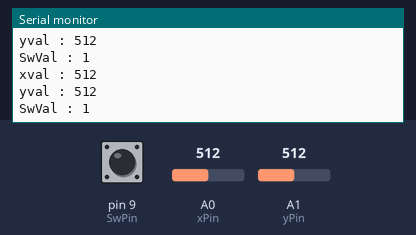
This sketch was run on a simulated Arduino Uno, built with avr-gcc and run on an emulated ATmega328P. On the bench: the last lines printed to the serial monitor. The test bench sets the inputs (shaded band); at power-on: A0 (xPin) = 512, A1 (yPin) = 512, pin 9 (SwPin) HIGH.

Above: at 1.8 s.
1.9 s: A0 (xPin) set to 716
At 2.8 s:
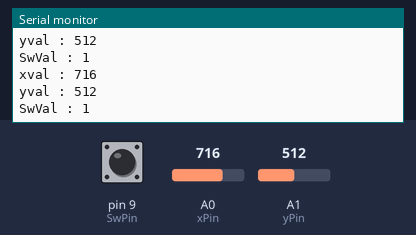
3.4 s: A1 (yPin) set to 716
At 4.7 s:
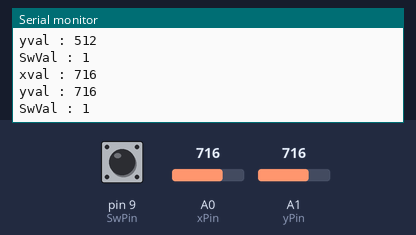
4.9 s: pin 9 (SwPin) pulled LOW for 1.2 s
At 5.6 s:
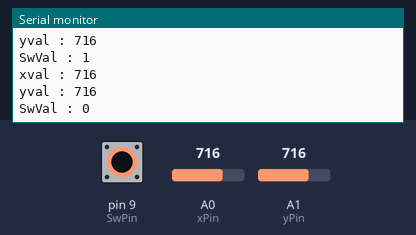
7.6 s: A0 (xPin) set to 900
At 8.8 s:
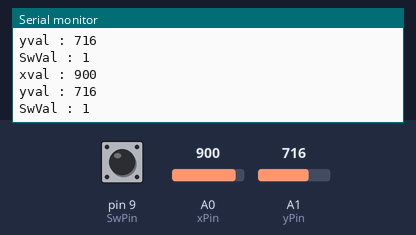
9.1 s: A1 (yPin) set to 900
At 10.8 s:
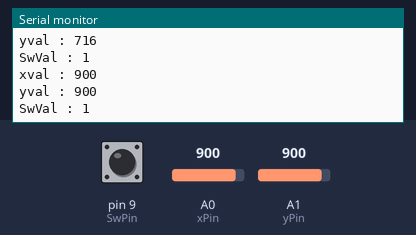
Timing chart, 0 to 11.6 s (numbered marks = the images above; inputs shaded):
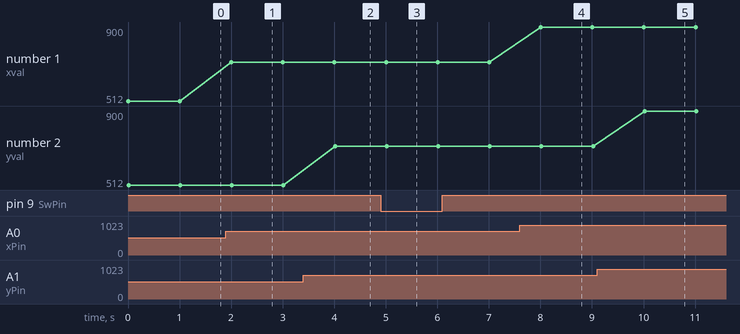

The sketch:

Joystick.ino
```cpp
int xPin = A0;
int yPin = A1;
int SwPin = 9;
int xVal;
int yVal;
int SwVal;

void setup() {
  // put your setup code here, to run once:
  pinMode(xPin , INPUT);
  pinMode(yPin , INPUT);
  pinMode(SwPin , INPUT);
  Serial.begin(9600);
}

void loop() {
  // put your main code here, to run repeatedly:
  xVal = analogRead(xPin);
  yVal = analogRead(yPin);
  SwVal = digitalRead(SwPin);

  Serial.print("xval : ");
  Serial.println(xVal);
  Serial.print("yval : ");
  Serial.println(yVal);
  Serial.print("SwVal : ");
  Serial.println(SwVal);

  delay(1000);
}
```

Measured:
- after the input at 1.9 s, the serial monitor: prints a new line after 0.10 s (image 1)
- after the input at 3.4 s, the serial monitor: prints a new line after 0.62 s (image 2)
- after the input at 4.9 s, the serial monitor: prints a new line after 0.13 s (image 3)
- after the input at 7.6 s, the serial monitor: prints a new line after 0.41 s (image 4)
- after the input at 9.1 s, the serial monitor: prints a new line after 0.92 s (image 5)
- plotted number 1: 512 → 716 after the input at 1.9 s, 716 → 900 after the input at 7.6 s
